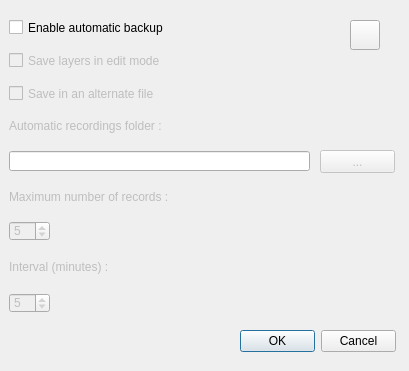
<?xml version="1.0" encoding="UTF-8"?>
<ui version="4.0">
 <class>AutomaticBackupDialogBase</class>
 <widget class="QDialog" name="AutomaticBackupDialogBase">
  <property name="geometry">
   <rect>
    <x>0</x>
    <y>0</y>
    <width>409</width>
    <height>371</height>
   </rect>
  </property>
  <property name="minimumSize">
   <size>
    <width>409</width>
    <height>371</height>
   </size>
  </property>
  <property name="maximumSize">
   <size>
    <width>409</width>
    <height>371</height>
   </size>
  </property>
  <property name="windowTitle">
   <string>Automatic Backup</string>
  </property>
  <widget class="QLabel" name="intervalLabel">
   <property name="enabled">
    <bool>false</bool>
   </property>
   <property name="geometry">
    <rect>
     <x>9</x>
     <y>257</y>
     <width>200</width>
     <height>20</height>
    </rect>
   </property>
   <property name="minimumSize">
    <size>
     <width>200</width>
     <height>20</height>
    </size>
   </property>
   <property name="maximumSize">
    <size>
     <width>95</width>
     <height>20</height>
    </size>
   </property>
   <property name="text">
    <string>Interval (minutes) :</string>
   </property>
  </widget>
  <widget class="QSpinBox" name="intervalSpinBox">
   <property name="enabled">
    <bool>false</bool>
   </property>
   <property name="geometry">
    <rect>
     <x>9</x>
     <y>293</y>
     <width>41</width>
     <height>20</height>
    </rect>
   </property>
   <property name="minimumSize">
    <size>
     <width>41</width>
     <height>20</height>
    </size>
   </property>
   <property name="maximumSize">
    <size>
     <width>41</width>
     <height>20</height>
    </size>
   </property>
   <property name="minimum">
    <number>1</number>
   </property>
   <property name="maximum">
    <number>60</number>
   </property>
   <property name="value">
    <number>5</number>
   </property>
  </widget>
  <widget class="QDialogButtonBox" name="buttonOkNo">
   <property name="geometry">
    <rect>
     <x>240</x>
     <y>330</y>
     <width>156</width>
     <height>23</height>
    </rect>
   </property>
   <property name="minimumSize">
    <size>
     <width>156</width>
     <height>23</height>
    </size>
   </property>
   <property name="maximumSize">
    <size>
     <width>156</width>
     <height>23</height>
    </size>
   </property>
   <property name="orientation">
    <enum>Qt::Horizontal</enum>
   </property>
   <property name="standardButtons">
    <set>QDialogButtonBox::Cancel|QDialogButtonBox::Ok</set>
   </property>
  </widget>
  <widget class="QCheckBox" name="enableAutoSave">
   <property name="geometry">
    <rect>
     <x>9</x>
     <y>19</y>
     <width>200</width>
     <height>17</height>
    </rect>
   </property>
   <property name="minimumSize">
    <size>
     <width>200</width>
     <height>0</height>
    </size>
   </property>
   <property name="text">
    <string>Enable automatic backup</string>
   </property>
  </widget>
  <widget class="QLabel" name="recordLabel">
   <property name="enabled">
    <bool>false</bool>
   </property>
   <property name="geometry">
    <rect>
     <x>9</x>
     <y>189</y>
     <width>250</width>
     <height>16</height>
    </rect>
   </property>
   <property name="minimumSize">
    <size>
     <width>250</width>
     <height>16</height>
    </size>
   </property>
   <property name="maximumSize">
    <size>
     <width>151</width>
     <height>16</height>
    </size>
   </property>
   <property name="text">
    <string>Maximum number of records :</string>
   </property>
  </widget>
  <widget class="QPushButton" name="pushButton">
   <property name="enabled">
    <bool>false</bool>
   </property>
   <property name="geometry">
    <rect>
     <x>320</x>
     <y>150</y>
     <width>75</width>
     <height>23</height>
    </rect>
   </property>
   <property name="maximumSize">
    <size>
     <width>75</width>
     <height>23</height>
    </size>
   </property>
   <property name="text">
    <string>...</string>
   </property>
  </widget>
  <widget class="QCheckBox" name="enableAlternateBox">
   <property name="enabled">
    <bool>false</bool>
   </property>
   <property name="geometry">
    <rect>
     <x>9</x>
     <y>85</y>
     <width>200</width>
     <height>17</height>
    </rect>
   </property>
   <property name="minimumSize">
    <size>
     <width>200</width>
     <height>17</height>
    </size>
   </property>
   <property name="text">
    <string>Save in an alternate file</string>
   </property>
  </widget>
  <widget class="QLabel" name="label">
   <property name="enabled">
    <bool>false</bool>
   </property>
   <property name="geometry">
    <rect>
     <x>9</x>
     <y>118</y>
     <width>250</width>
     <height>16</height>
    </rect>
   </property>
   <property name="minimumSize">
    <size>
     <width>250</width>
     <height>0</height>
    </size>
   </property>
   <property name="maximumSize">
    <size>
     <width>142</width>
     <height>16</height>
    </size>
   </property>
   <property name="text">
    <string>Automatic recordings folder : </string>
   </property>
  </widget>
  <widget class="QSpinBox" name="recordSpinBox">
   <property name="enabled">
    <bool>false</bool>
   </property>
   <property name="geometry">
    <rect>
     <x>9</x>
     <y>221</y>
     <width>41</width>
     <height>20</height>
    </rect>
   </property>
   <property name="minimumSize">
    <size>
     <width>41</width>
     <height>20</height>
    </size>
   </property>
   <property name="maximumSize">
    <size>
     <width>41</width>
     <height>20</height>
    </size>
   </property>
   <property name="minimum">
    <number>1</number>
   </property>
   <property name="maximum">
    <number>60</number>
   </property>
   <property name="value">
    <number>5</number>
   </property>
  </widget>
  <widget class="QLineEdit" name="lineEdit">
   <property name="geometry">
    <rect>
     <x>9</x>
     <y>151</y>
     <width>301</width>
     <height>20</height>
    </rect>
   </property>
   <property name="minimumSize">
    <size>
     <width>241</width>
     <height>20</height>
    </size>
   </property>
   <property name="maximumSize">
    <size>
     <width>500</width>
     <height>16777215</height>
    </size>
   </property>
  </widget>
  <widget class="QCheckBox" name="enableSaveLayers">
   <property name="enabled">
    <bool>false</bool>
   </property>
   <property name="geometry">
    <rect>
     <x>9</x>
     <y>52</y>
     <width>250</width>
     <height>17</height>
    </rect>
   </property>
   <property name="minimumSize">
    <size>
     <width>250</width>
     <height>0</height>
    </size>
   </property>
   <property name="text">
    <string>Save layers in edit mode</string>
   </property>
   <property name="checkable">
    <bool>true</bool>
   </property>
  </widget>
  <widget class="QPushButton" name="pushButton_Help">
   <property name="geometry">
    <rect>
     <x>350</x>
     <y>20</y>
     <width>30</width>
     <height>30</height>
    </rect>
   </property>
   <property name="minimumSize">
    <size>
     <width>30</width>
     <height>30</height>
    </size>
   </property>
   <property name="maximumSize">
    <size>
     <width>30</width>
     <height>30</height>
    </size>
   </property>
   <property name="text">
    <string/>
   </property>
   <property name="icon">
    <iconset>
     <normaloff>:/plugins/automatic_backup/help.png</normaloff>:/plugins/automatic_backup/help.png</iconset>
   </property>
   <property name="iconSize">
    <size>
     <width>30</width>
     <height>30</height>
    </size>
   </property>
  </widget>
 </widget>
 <resources/>
 <connections>
  <connection>
   <sender>buttonOkNo</sender>
   <signal>rejected()</signal>
   <receiver>AutomaticBackupDialogBase</receiver>
   <slot>reject()</slot>
   <hints>
    <hint type="sourcelabel">
     <x>458</x>
     <y>186</y>
    </hint>
    <hint type="destinationlabel">
     <x>269</x>
     <y>99</y>
    </hint>
   </hints>
  </connection>
  <connection>
   <sender>buttonOkNo</sender>
   <signal>accepted()</signal>
   <receiver>AutomaticBackupDialogBase</receiver>
   <slot>accept()</slot>
   <hints>
    <hint type="sourcelabel">
     <x>458</x>
     <y>186</y>
    </hint>
    <hint type="destinationlabel">
     <x>269</x>
     <y>99</y>
    </hint>
   </hints>
  </connection>
 </connections>
</ui>
